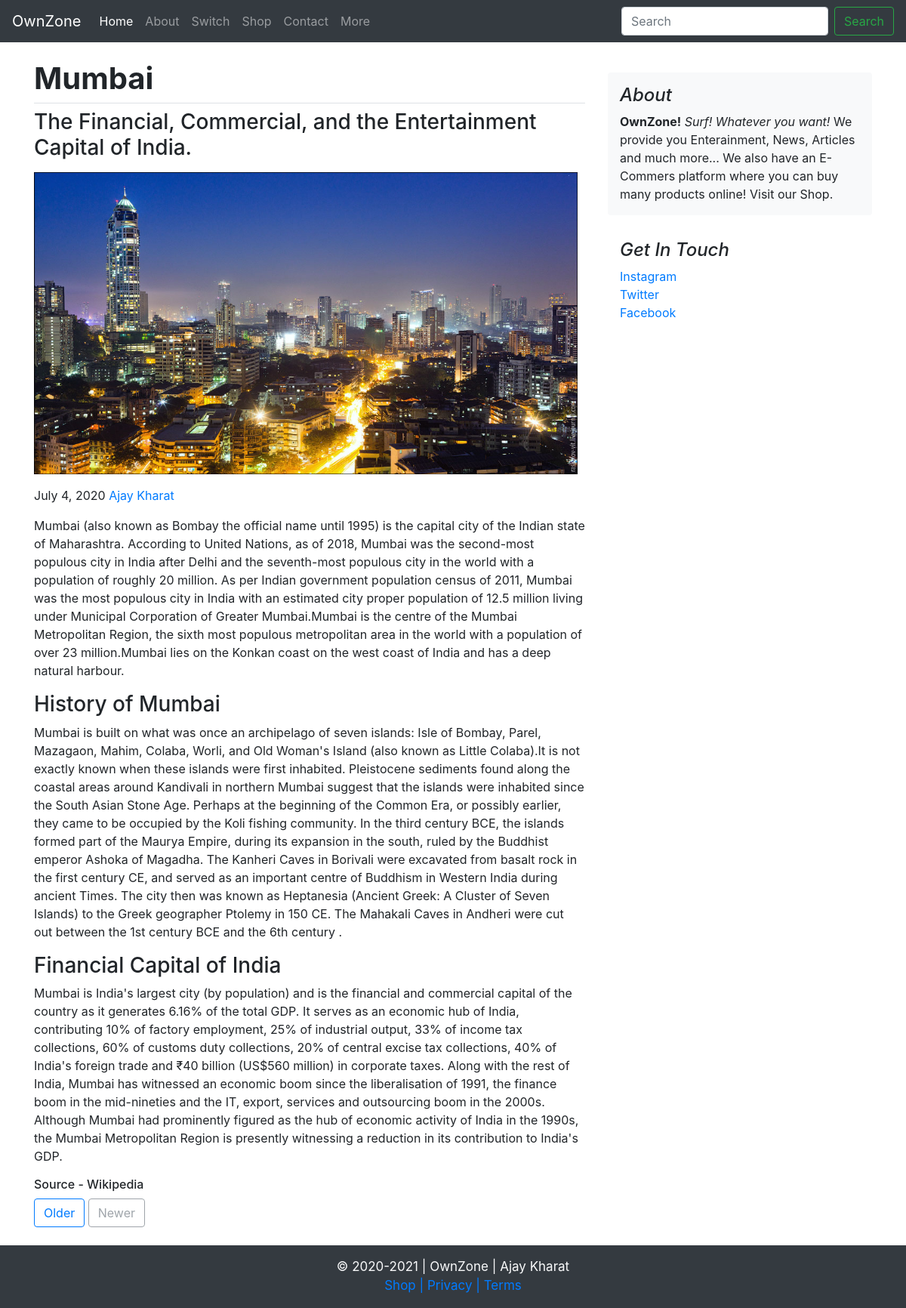
The page /blog/blogpost/1 on the database its author committed.
### blog/models.py (models this page shows, shortened)
class Blogpost(models.Model):
    post_id = models.AutoField(primary_key=True)
    title = models.CharField(max_length=100, default="")
    head1 = models.CharField(max_length=100, default="")
    chead1 = models.TextField(default="")
    head2 = models.CharField(max_length=100, default="")
    chead2 = models.TextField(default="")
    head3 = models.CharField(max_length=100, default="")
    chead3 = models.TextField(default="")
    pub_date = models.DateField()
    img = models.ImageField(upload_to='blog/images')

### blog/views.py (the view)
# urls.py: path("blogpost/<int:id>", views.blogpost, name="BlogPost"),
def blogpost(request, id):
    post = Blogpost.objects.filter(post_id=id)[0]
    return render(request, 'blog/blogpost.html', {'post': post})

### blog/templates/blog/blogpost.html (shortened to what this page needs)
{% extends 'blog/base.html' %}
{% block body %}
<main role="main" class="container my-4">
    <div class="row my-3">
        <div class="col-md-8 blog-main">
            <h1 class="pb-2 mb-2 font-weight-bold border-bottom">
                {{post.title}}
            </h1>
            <div class="blog-post">
                <h3 class="blog-post-title pb-2">{{post.head1}}</h3>
                <img src="/media/{{post.img}}" width="720px" height="400px">
                <p class="blog-post-meta pt-3">{{post.pub_date}}<a href="#"> Ajay Kharat</a>
                </p>{{post.chead1}}</p>
                <h3>{{post.head2}}</h3>
                <p>{{post.chead2}}</p>
                <h3>{{post.head3}}</h3>
                <p>{{post.chead3}}</p>
                <h6>Source - Wikipedia</h6>
                <nav class="blog-pagination ">
                    <a class="btn btn-outline-primary" href="#">Older</a>
                    <a class="btn btn-outline-secondary disabled" href="#">Newer</a>
                </nav>
            </div>
        </div>
        <aside class="col-md-4 blog-sidebar mt-3">
            <div class="p-3 mb-3 bg-light rounded">
                <h4 class="font-italic">About</h4>
                <p class="mb-0"><b>OwnZone!</b><em> Surf! Whatever you want!</em> We provide you Enterainment, News,
                    Articles and much more... We also have an E-Commers platform where you can buy many products online!
                    Visit our Shop. </p>
            </div>
            <div class="p-3">
                <h4 class="font-italic">Get In Touch</h4>
                <ol class="list-unstyled">
                    <li><a href="#">Instagram</a></li>
                    <li><a href="#">Twitter</a></li>
                    <li><a href="#">Facebook</a></li>
                </ol>
            </div>
        </aside>
    </div>
</main>
{% endblock %}

### rows shown on the page
Blogpost: title "Mumbai", head1 "The Financial, Commercial, and the Entertainment Capital of India.", img (picture), pub_date "July 4, 2020", chead1 "Mumbai (also known as Bombay the official name until 1995) is the capital city of the Indian state of Maharashtra. According to United Nations, as of 2018, Mumbai was the second-most populous city in India after Delhi and the seventh-most populous city in the world with a population of roughly 20 million. As per Indian government population census of 2011, Mumbai was the most populous city in India with an estimated city proper population of 12.5 million living under Municipal Corporation of Greater Mumbai.Mumbai is the centre of the Mumbai Metropolitan Region, the sixth most populous metropolitan area in the world with a population of over 23 million.Mumbai lies on the Konkan coast on the…", head2 "History of Mumbai", chead2 "Mumbai is built on what was once an archipelago of seven islands: Isle of Bombay, Parel, Mazagaon, Mahim, Colaba, Worli, and Old Woman's Island (also known as Little Colaba).It is not exactly known when these islands were first inhabited. Pleistocene sediments found along the coastal areas around Kandivali in northern Mumbai suggest that the islands were inhabited since the South Asian Stone Age. Perhaps at the beginning of the Common Era, or possibly earlier, they came to be occupied by the Koli fishing community. In the third century BCE, the islands formed part of the Maurya Empire, during its expansion in the south, ruled by the Buddhist emperor Ashoka of Magadha. The Kanheri Caves in…", head3 "Financial Capital of India", chead3 "Mumbai is India's largest city (by population) and is the financial and commercial capital of the country as it generates 6.16% of the total GDP. It serves as an economic hub of India, contributing 10% of factory employment, 25% of industrial output, 33% of income tax collections, 60% of customs duty collections, 20% of central excise tax collections, 40% of India's foreign trade and ₹40 billion (US$560 million) in corporate taxes. Along with the rest of India, Mumbai has witnessed an economic boom since the liberalisation of 1991, the finance boom in the mid-nineties and the IT, export, services and outsourcing boom in the 2000s. Although Mumbai had prominently figured as the hub of…"
